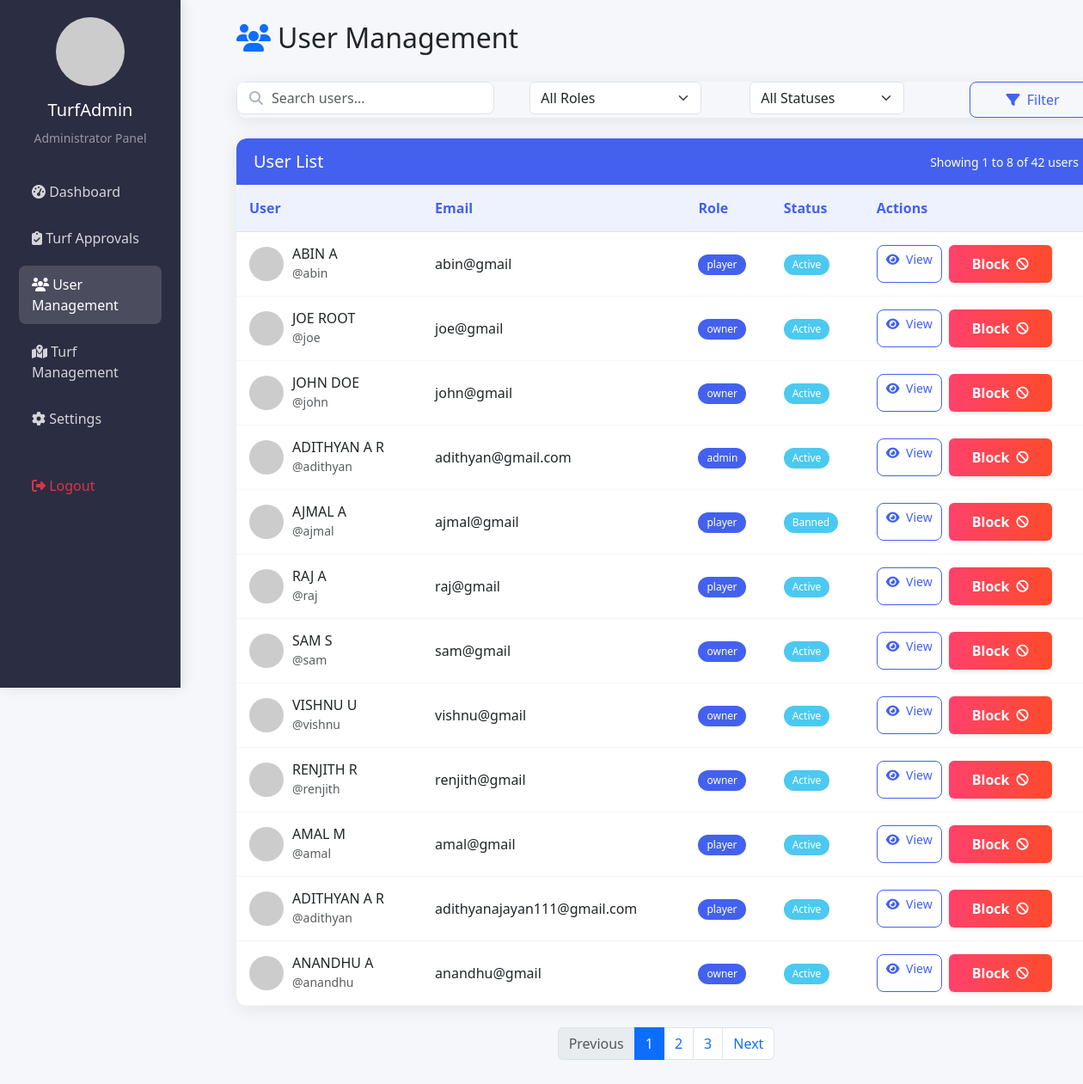
The app's page /admin_usermanagement/ (signed in) with its own data.
### Turfapp/models.py (models this page shows, shortened)
class CustomUser(AbstractBaseUser,PermissionsMixin):
    phone = models.CharField(max_length=10,unique=True)
    profile_pic = models.ImageField(upload_to='profile_images/', null=True, blank=True)
    first_name = models.CharField(max_length=15)
    last_name = models.CharField(max_length=15)
    role = models.CharField(max_length=10, choices=[('player', 'Player'), ('owner', 'Owner'), ('admin', 'admin')],default='player')
    email = models.EmailField(unique=True)
    is_active = models.BooleanField(default=True)
    is_staff = models.BooleanField(default=False)
    is_blocked = models.BooleanField(default=False)
    USERNAME_FIELD = "email"
    REQUIRED_FIELDS = ["phone", "first_name", "last_name"]
    objects = UserManager()

### Turfapp/views.py (the view)
# urls.py: path("admin_usermanagement/",views.admin_usermanagement,name='admin_usermanagement'),
@login_required
def admin_usermanagement(request):
    users = CustomUser.objects.all()
    return render(request,"admin_usermanagement.html",{'users':users})

### Turfapp/templates/admin_usermanagement.html (shortened to what this page needs)
<!DOCTYPE html>
<html lang="en">
<head>
    <link href="https://cdn.jsdelivr.net/npm/bootstrap@5.3.0/dist/css/bootstrap.min.css" rel="stylesheet">
    <link rel="stylesheet" href="https://cdnjs.cloudflare.com/ajax/libs/font-awesome/6.4.0/css/all.min.css">
</head>
<body>
    <div class="container-fluid">
        <div class="row">
            <div class="col-lg-2 col-md-3 sidebar">
                <div class="text-center mb-4">
                    <img src="https://via.placeholder.com/80x80" alt="Logo" class="rounded-circle mb-3">
                    <h5>TurfAdmin</h5>
                    <small class="text-white-50">Administrator Panel</small>
                </div>
                <ul class="nav flex-column">
                    <li class="nav-item">
                        <a class="nav-link" href="#">
                            <i class="fas fa-tachometer-alt"></i> Dashboard
                        </a>
                    </li>
                    <li class="nav-item">
                        <a class="nav-link" href="#">
                            <i class="fas fa-clipboard-check"></i> Turf Approvals
                        </a>
                    </li>
                    <li class="nav-item">
                        <a class="nav-link active" href="#">
                            <i class="fas fa-users"></i> User Management
                        </a>
                    </li>
                    <li class="nav-item">
                        <a class="nav-link" href="#">
                            <i class="fas fa-map-marked-alt"></i> Turf Management
                        </a>
                    </li>
                    <li class="nav-item">
                        <a class="nav-link" href="#">
                            <i class="fas fa-cog"></i> Settings
                        </a>
                    </li>
                    <li class="nav-item mt-4">
                        <a class="nav-link text-danger" href="#">
                            <i class="fas fa-sign-out-alt"></i> Logout
                        </a>
                    </li>
                </ul>
            </div>
            <div class="col-lg-10 col-md-9 main-content">
                <div class="d-flex justify-content-between align-items-center mb-4">
                    <h2><i class="fas fa-users text-primary me-2"></i>User Management</h2>
                </div>
                <div class="dashboard-card mb-4">
                    <div class="card-body">
                        <div class="row">
                            <div class="col-md-4">
                                <div class="search-box">
                                    <i class="fas fa-search"></i>
                                    <input type="text" class="form-control" placeholder="Search users...">
                                </div>
                            </div>
                            <div class="col-md-3">
                                <select class="form-select role-filter">
                                    <option value="">All Roles</option>
                                </select>
                            </div>
                            <div class="col-md-3">
                                <select class="form-select status-filter">
                                    <option value="">All Statuses</option>
                                </select>
                            </div>
                            <div class="col-md-2">
                                <button class="btn btn-outline-primary w-100">
                                    <i class="fas fa-filter me-1"></i> Filter
                                </button>
                            </div>
                        </div>
                    </div>
                </div>
                <div class="dashboard-card">
                    <div class="card-header d-flex justify-content-between align-items-center">
                        <h5 class="mb-0">User List</h5>
                        <small class="text-white">Showing 1 to 8 of 42 users</small>
                    </div>
                    <div class="card-body p-0">
                        <div class="table-responsive">
                            <table class="table table-hover mb-0">
                                <thead>
                                    <tr>
                                        <th>User</th>
                                        <th>Email</th>
                                        <th>Role</th>
                                        <th>Status</th>
                                        <th>Actions</th>
                                    </tr>
                                </thead>
                                <tbody>
                                    {% for user in users %}
                                    <tr>
                                        <td>
                                            <div class="d-flex align-items-center">
                                                <img src="https://randomuser.me/api/portraits/men/32.jpg"
                                                    class="user-avatar" alt="User">
                                                <div>
                                                    <h6 class="mb-0">{{user.first_name|upper}} {{user.last_name|upper}}</h6>
                                                    <small
                                                        class="text-muted">@{{user.first_name}}</small>
                                                </div>
                                            </div>
                                        </td>
                                        <td>{{user.email}}</td>
                                        <td><span class="badge badge-admin">{{user.role}}</span></td>
                                        <td><span class="badge badge-active">{{ user.is_active|yesno:"Active,Banned"}}</span></td>
                                        <td>
                                            <div class="action-buttons">
                                                <a href="{% url 'user_details' user.id %}" class="btn btn-sm btn-outline-primary"
                                                    >
                                                    <i class="fas fa-eye me-1"></i> View
                                                </a>
                                                {% if not user.is_blocked %}
                                                <form method="post" action="{% url 'block_user' user.id %}"
                                                style="display: inline;">
                                                <button type="submit" class="action-btn approve-btn"
                                                    title="Confirm">Block
                                                    <i class="fas fa-ban"></i>
                                                </button>
                                            </form>
                                            {% endif %}
                                            </div>
                                        </td>
                                    </tr>
                                    {% endfor %}
                                </tbody>
                            </table>
                        </div>
                    </div>
                </div>
                <nav aria-label="Page navigation" class="mt-4">
                    <ul class="pagination justify-content-center">
                        <li class="page-item disabled">
                            <a class="page-link" href="#" tabindex="-1" aria-disabled="true">Previous</a>
                        </li>
                        <li class="page-item active"><a class="page-link" href="#">1</a></li>
                        <li class="page-item"><a class="page-link" href="#">2</a></li>
                        <li class="page-item"><a class="page-link" href="#">3</a></li>
                        <li class="page-item">
                            <a class="page-link" href="#">Next</a>
                        </li>
                    </ul>
                </nav>
            </div>
        </div>
    </div>
</body>
</html>

### Turfapp/templates/admin_usermanagement.html (style rules this page uses)
:root { --primary: #4361ee; --primary-light: #eef2ff; --secondary: #3f37c9; --success: #4cc9f0; --warning: #f8961e; --danger: #ef233c; --dark: #2b2d42; --light: #f8f9fa; }
body { background-color: #f5f7fa; font-family: 'Segoe UI', Tahoma, Geneva, Verdana, sans-serif; }
.sidebar { background-color: var(--dark); color: white; height: 100vh; position: fixed; padding-top: 20px; box-shadow: 2px 0 15px rgba(0, 0, 0, 0.1); }
.main-content { margin-left: 250px; padding: 25px; transition: all 0.3s ease; }
.dashboard-card { border-radius: 12px; box-shadow: 0 4px 20px rgba(0, 0, 0, 0.08); border: none; margin-bottom: 25px; overflow: hidden; }
.card-header { background-color: var(--primary); color: white; border-radius: 12px 12px 0 0 !important; padding: 15px 20px; border-bottom: none; }
.nav-link { color: rgba(255, 255, 255, 0.8); border-radius: 8px; margin: 5px 10px; padding: 10px 15px; transition: all 0.2s ease; }
.nav-link:hover, .nav-link.active { background-color: rgba(255, 255, 255, 0.15); color: white; }
.badge { padding: 6px 10px; font-weight: 500; border-radius: 20px; font-size: 0.75rem; }
.badge-active { background-color: var(--success); color: white; }
.badge-admin { background-color: var(--primary); color: white; }
.user-avatar { width: 40px; height: 40px; border-radius: 50%; object-fit: cover; margin-right: 10px; }
.table-responsive { border-radius: 12px; overflow: hidden; }
.table { margin-bottom: 0; }
.table thead th { background-color: var(--primary-light); color: var(--primary); border-top: none; padding: 15px; font-weight: 600; }
.table tbody tr { transition: all 0.3s ease; }
.table td { padding: 15px; vertical-align: middle; border-color: #f1f5f9; }
.btn { border-radius: 8px; padding: 8px 16px; font-weight: 500; transition: all 0.3s ease; }
.btn-sm { padding: 5px 10px; font-size: 0.875rem; }
.btn-outline-primary { color: var(--primary); border-color: var(--primary); }
.search-box { position: relative; width: 300px; }
.search-box i { position: absolute; left: 15px; top: 50%; transform: translateY(-50%); color: #adb5bd; }
.search-box input { padding-left: 40px; border-radius: 8px; }
.role-filter { width: 200px; }
.status-filter { width: 180px; }
.action-buttons { display: flex; gap: 8px; flex-wrap: wrap; }
.action-btn { border: none; padding: 10px 20px; border-radius: 6px; font-weight: 600; cursor: pointer; transition: all 0.3s ease; display: inline-flex; align-items: center; justify-content: center; min-width: 120px; box-shadow: 0 2px 5px rgba(0,0,0,0.1); }
.approve-btn { background: linear-gradient(to right, #ff416c, #ff4b2b); color: white; }
.action-btn i { margin-left: 8px; font-size: 14px; }

### records on screen
CustomUser: first_name "ABIN", last_name "A", first_name "abin", email "abin@gmail", role "player", is_active "Active", is_blocked "Block"
CustomUser: first_name "JOE", last_name "ROOT", first_name "joe", email "joe@gmail", role "owner", is_active "Active", is_blocked "Block"
CustomUser: first_name "JOHN", last_name "DOE", first_name "john", email "john@gmail", role "owner", is_active "Active", is_blocked "Block"
CustomUser: first_name "ADITHYAN", last_name "A R", first_name "adithyan", email "adithyan@gmail.com", role "admin", is_active "Active", is_blocked "Block"
CustomUser: first_name "AJMAL", last_name "A", first_name "ajmal", email "ajmal@gmail", role "player", is_active "Banned", is_blocked "Block"
CustomUser: first_name "RAJ", last_name "A", first_name "raj", email "raj@gmail", role "player", is_active "Active", is_blocked "Block"
CustomUser: first_name "SAM", last_name "S", first_name "sam", email "sam@gmail", role "owner", is_active "Active", is_blocked "Block"
CustomUser: first_name "VISHNU", last_name "U", first_name "vishnu", email "vishnu@gmail", role "owner", is_active "Active", is_blocked "Block"
CustomUser: first_name "RENJITH", last_name "R", first_name "renjith", email "renjith@gmail", role "owner", is_active "Active", is_blocked "Block"
CustomUser: first_name "AMAL", last_name "M", first_name "amal", email "amal@gmail", role "player", is_active "Active", is_blocked "Block"
CustomUser: first_name "ADITHYAN", last_name "A R", first_name "adithyan", email "adithyanajayan111@gmail.com", role "player", is_active "Active", is_blocked "Block"
CustomUser: first_name "ANANDHU", last_name "A", first_name "anandhu", email "anandhu@gmail", role "owner", is_active "Active", is_blocked "Block"
